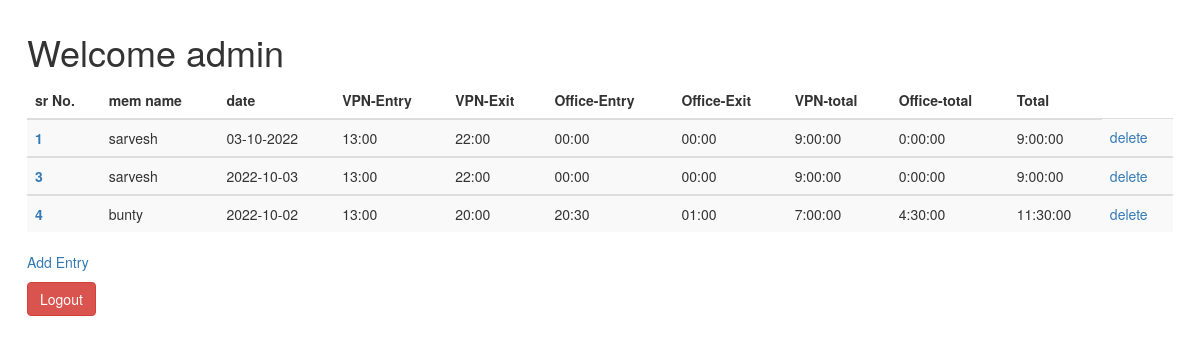
The page /members/ (signed in) on the database its author committed.
### members/models.py (models this page shows)
class Members(models.Model):
  dte=models.CharField(max_length=9)
  name=models.CharField(max_length=30)
  ve = models.CharField(max_length=5)
  vo = models.CharField(max_length=5)
  oe = models.CharField(max_length=5)
  oo = models.CharField(max_length=5)
  vt = models.CharField(max_length=5)
  ot = models.CharField(max_length=5)
  tt = models.CharField(max_length=5)

### members/views.py (the view, shortened to what this page needs)
# urls.py: path('', views.index, name='index'),
def index(request):
    template = loader.get_template('index.html')
    cuser=request.user
    print(cuser.username)
    if cuser.username == "admin":
        mymembers=Members.objects.all()
        context = {
        'mymembers': mymembers,
        'user':cuser,
        }
        return HttpResponse(template.render(context, request))
    else:
      return render(request,'login.html')

### members/templates/index.html (shortened to what this page needs)
<!DOCTYPE html>
<html lang="en">
<head>
    <link rel="stylesheet" href="https://maxcdn.bootstrapcdn.com/bootstrap/3.4.1/css/bootstrap.min.css">
  </head>
  <body>
    <div class="container" style="padding: 1%">
        <span class="border">
<h1>Welcome {{user.username}}</h1>
<table class="table table-striped" >
    <thead>
        <tr>
            <th scope="col"> sr No.</th>
            <th scope="col"> mem name</th>
            <th scope="col"> date</th>
            <th scope="col"> VPN-Entry</th>
            <th scope="col"> VPN-Exit</th>
            <th scope="col"> Office-Entry</th>
            <th scope="col"> Office-Exit</th>
            <th scope="col"> VPN-total</th>
            <th scope="col"> Office-total</th>
            <th scope="col"> Total</th>
        </tr>
    </thead>
{% for x in mymembers %}
<tbody>
<tr>
<th><a href="update/{{ x.id }}">{{ x.id }}</a></th>
<td>{{ x.name }}</td>
<td>{{ x.dte }}</td>
<td>{{ x.ve }}</td>
<td>{{ x.vo }}</td>
<td>{{ x.oe }}</td>
<td>{{ x.oo }}</td>
<td>{{ x.vt }}</td>
<td>{{ x.ot }}</td>
<td>{{ x.tt }}</td>
<td><a href="delete/{{ x.id }}">delete</a></td>
</tr>
{% endfor %}
</tbody>
</table>
<p>
    <a href="add/">Add Entry</a>
</p>
<a class="btn btn-danger" href="logout/">Logout</a>
</span>
</div>
</body>
</html>

### rows shown on the page
Members: id "1", name "sarvesh", dte "03-10-2022", ve "13:00", vo "22:00", oe "00:00", oo "00:00", vt "9:00:00", ot "0:00:00", tt "9:00:00"
Members: id "3", name "sarvesh", dte "2022-10-03", ve "13:00", vo "22:00", oe "00:00", oo "00:00", vt "9:00:00", ot "0:00:00", tt "9:00:00"
Members: id "4", name "bunty", dte "2022-10-02", ve "13:00", vo "20:00", oe "20:30", oo "01:00", vt "7:00:00", ot "4:30:00", tt "11:30:00"

### other values the page prints
{{ user.username }} "admin"
